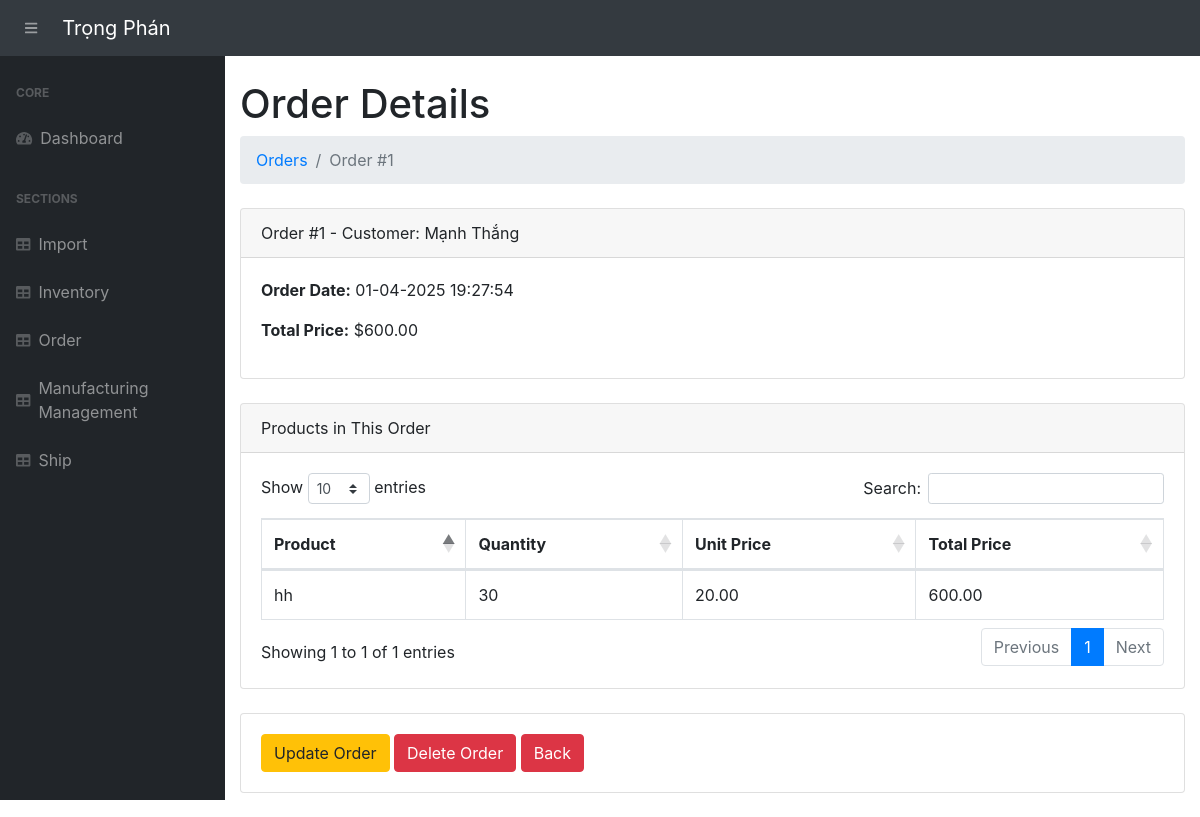
The app's page /order-detail/1, older data.
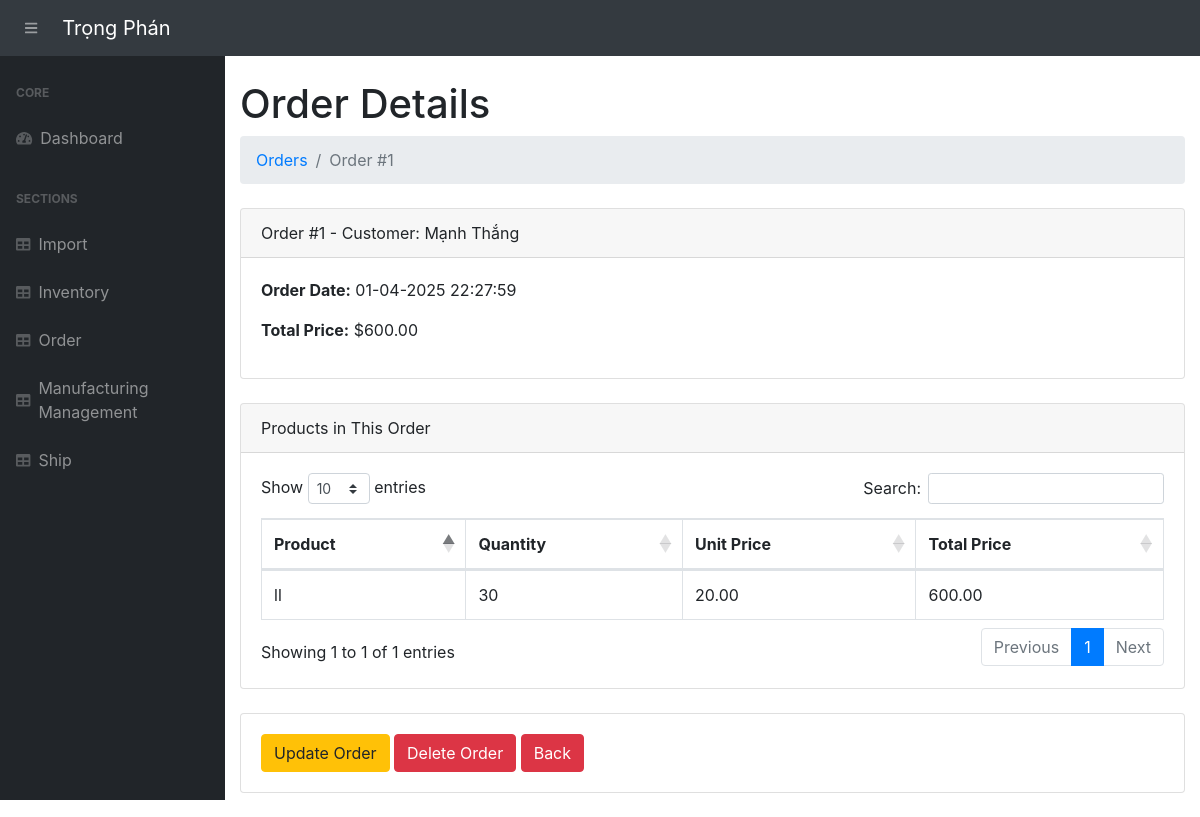
The same page, newer data.
### app.py (models this page shows, shortened)
class Order(db.Model):
    __tablename__ = 'orders'
    order_id = db.Column(db.Integer, primary_key=True)
    cus_name = db.Column(db.String(255), nullable=False)  # Customer Name
    cus_contact = db.Column(db.String(255), nullable=False)  # Customer Contact
    cus_address = db.Column(db.String(255), nullable=False)  # Customer Address
    order_date = db.Column(db.DateTime, default=vietnam_now)
    price = db.Column(db.Numeric(10, 2), nullable=False)
    deposit_amount = db.Column(db.Float, nullable=False, default=0.0)
    order_details = db.relationship('OrderDetail', backref='order_relation', lazy=True)

class OrderDetail(db.Model):
    __tablename__ = 'order_details'
    order_detail_id = db.Column(db.Integer, primary_key=True)
    order_id = db.Column(db.Integer, db.ForeignKey('orders.order_id'))
    product_name = db.Column(db.String(100))
    product_price = db.Column(db.Float)
    quantity = db.Column(db.Integer)
    import_id = db.Column(db.Integer, db.ForeignKey('imports.import_id'))  # Import relation
    import_record = db.relationship('Import', backref='order_details', lazy=True)

### app.py (the view)
@app.route("/order-detail/<int:order_id>")
def order_detail(order_id):
    order = Order.query.get_or_404(order_id)
    return render_template("order-detail.html", order=order)

### app.py (called while the page is built)
@app.template_filter('format_price')
def format_price(value):
    try:
        return "{:,.2f}".format(value)
    except (ValueError, TypeError):
        return value

### templates/order-detail.html (shortened to what this page needs)
{% extends 'base.html' %}
{% block content %}
<main>
    <div class="container-fluid">
        <h1 class="mt-4">Order Details</h1>
        <ol class="breadcrumb mb-4">
            <li class="breadcrumb-item">
                <a href="{{ url_for('view_order') }}">Orders</a>
            </li>
            <li class="breadcrumb-item active">Order #{{ order.order_id }}</li>
        </ol>
        <div class="card mb-4">
            <div class="card-header">
                Order #{{ order.order_id }} - Customer: {{ order.cus_name }}
            </div>
            <div class="card-body">
                <p><strong>Order Date:</strong> {{ order.order_date.strftime('%d-%m-%Y %H:%M:%S')}}</p>
                <p><strong>Total Price:</strong> ${{ order.price | format_price }}</p>
            </div>
        </div>
        <div class="card mb-4">
            <div class="card-header">Products in This Order</div>
            <div class="card-body">
                <div class="table-responsive">
                    <table class="table table-bordered" id="dataTable" width="100%" cellspacing="0">
                        <thead>
                            <tr>
                                <th>Product</th>
                                <th>Quantity</th>
                                <th>Unit Price</th>
                                <th>Total Price</th>
                            </tr>
                        </thead>
                       <tbody>
                            {% for order_detail in order.order_details %}
                                <tr>
                                    <td>{{ order_detail.product_name }}</td>
                                    <td>{{ order_detail.quantity }}</td>
                                    <td>{{ order_detail.product_price | format_price }}</td>
                                    <td>{{ (order_detail.quantity * order_detail.product_price) | format_price }}</td>
                                </tr>
                            {% endfor %}
                        </tbody>
                    </table>
                </div>
            </div>
        </div>
        <div class="card mb-4">
            <div class="card-body">
                <a href="/update-order/{{ order.order_id }}" class="btn btn-warning">Update Order</a>
                <a href="/delete-order/{{ order.order_id }}" class="btn btn-danger">Delete Order</a>
                <a href="/order/" class="btn btn-danger">Back</a>
            </div>
        </div>
    </div>
</main>
{% endblock %}

Row changes from the older to the newer data that the page shows:
changed Order "Mạnh Thắng": order_date "01-04-2025 19:27:54" → "01-04-2025 22:27:59"
changed OrderDetail: product_name "hh" → "ll"
